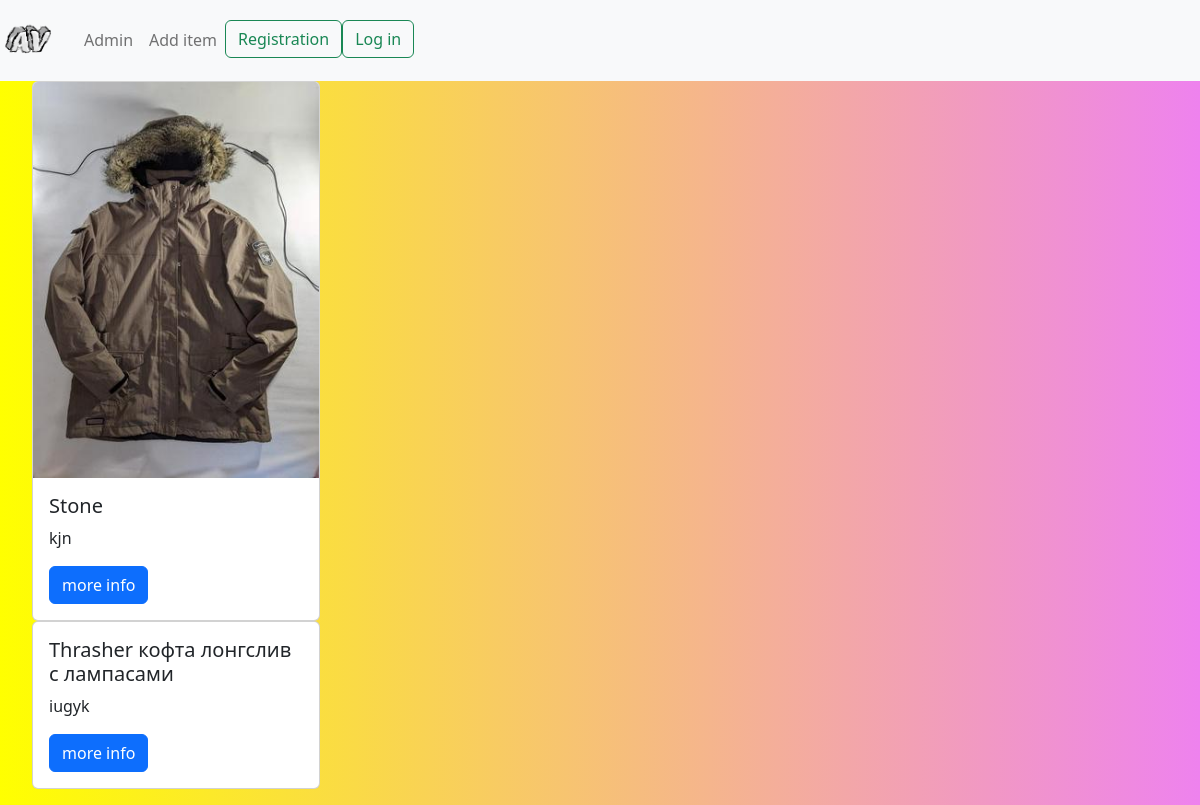
Before: / with the older database file.
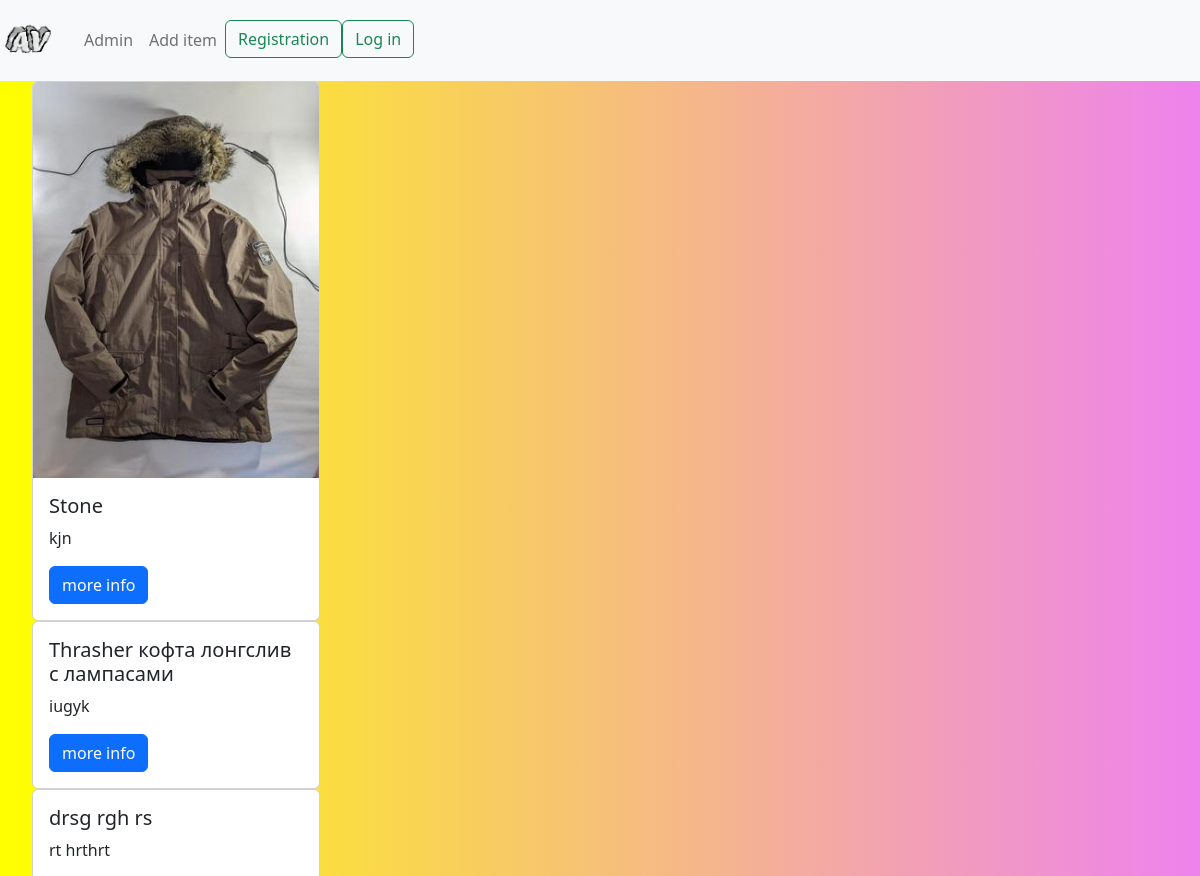
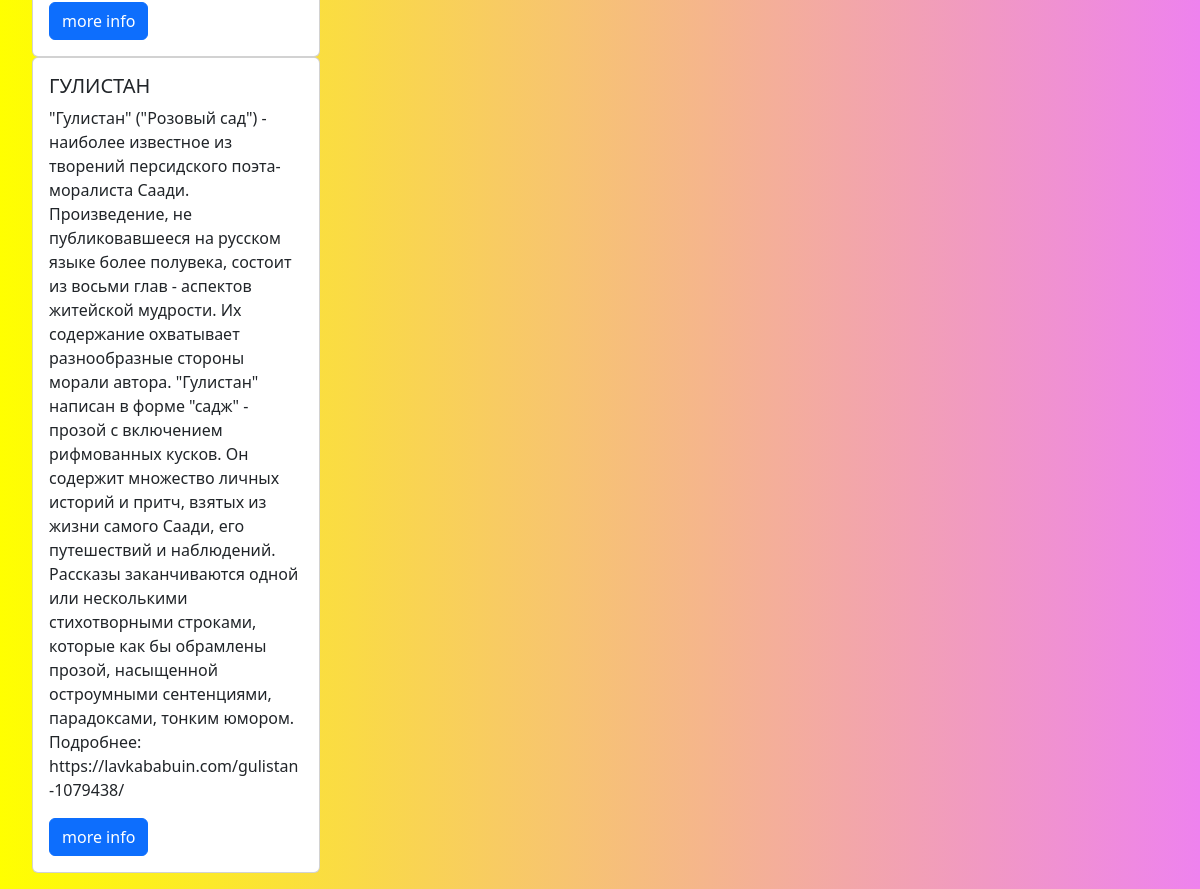
After: the same page with the newer database file (2 pictures, top to bottom).
### app1/models.py (models this page shows, shortened)
class Item(models.Model):
    name = models.CharField(max_length=150, blank=False)
    slug = models.SlugField(max_length=255, unique=True, db_index=True, verbose_name="URL")
    price = models.IntegerField(default=1)
    description = models.TextField(blank='This item has no description')
    item_img = models.ImageField(upload_to='static/images')
    owner = models.ForeignKey(User, on_delete=models.SET_NULL, null=True)
    contact = models.CharField(max_length=150, default='None', blank=False, null=True)
    def get_absolute_url(self):
        return reverse('item', kwargs={'item_slug': self.slug})

### app1/views.py (the view)
# urls.py: path('', HomePageView.as_view(), name='home'),
class HomePageView(ListView):
    items = Item.objects.all()
    model = Item
    template_name = 'home_page.html'
    context_object_name = 'items'

### templates/home_page.html
{% extends 'base.html' %}
{% block content %}
<ul>
    {% for i in items %}
    <div class="d-flex">
        <div class="card" style="width: 18rem;">
            <img src="{{ i.item_img }}" class="card-img-top" alt="">
            <div class="card-body">
                <h5 class="card-title">{{ i.name }}</h5>
                <p class="card-text">{{ i.description }}</p>
                <a href="{{ i.get_absolute_url }}" class="btn btn-primary">more info</a>
            </div>
        </div>
    </div>
    {% endfor %}
</ul>
{% endblock %}

Changed rows visible on the page:
added Item: name "drsg rgh rs", description "rt hrthrt"
added Item: name "ГУЛИСТАН", description "\"Гулистан\" (\"Розовый сад\") - наиболее известное из творений персидского поэта-моралиста Саади. Произведение, не публиковавшееся на русском языке более полувека, состоит из восьми глав - аспектов житейской мудрости. Их содержание охватывает разнообразные стороны морали автора. \"Гулистан\" написан в форме \"садж\" - прозой с включением рифмованных кусков. Он содержит множество личных историй и притч, взятых из жизни самого Саади, его путешествий и наблюдений. Рассказы заканчиваются одной или несколькими стихотворными строками, которые как бы обрамлены прозой, насыщенной остроумными сентенциями, парадоксами, тонким юмором. Подробнее: https://lavkababuin.com/gulistan-1079438/"
